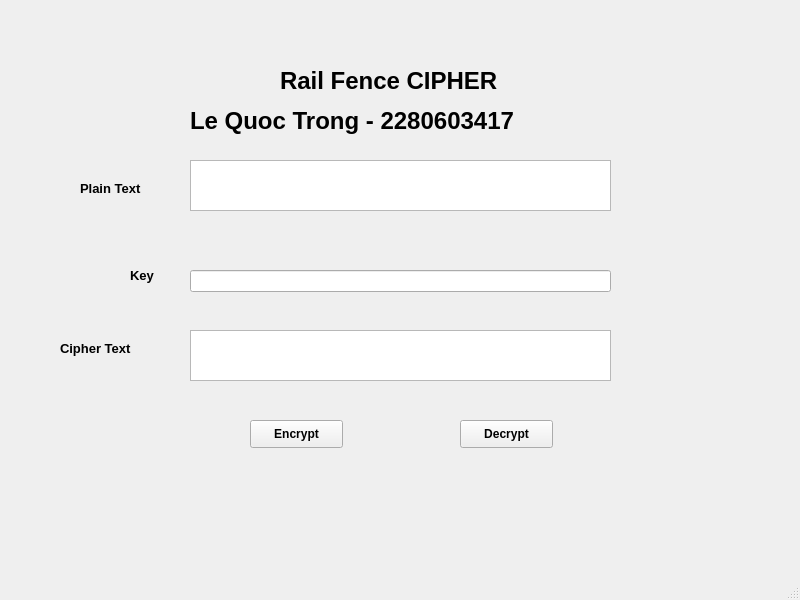
<?xml version="1.0" encoding="UTF-8"?>
<ui version="4.0">
 <class>MainWindow</class>
 <widget class="QMainWindow" name="MainWindow">
  <property name="geometry">
   <rect>
    <x>0</x>
    <y>0</y>
    <width>800</width>
    <height>600</height>
   </rect>
  </property>
  <property name="windowTitle">
   <string>MainWindow</string>
  </property>
  <widget class="QWidget" name="centralwidget">
   <widget class="QLabel" name="label_3">
    <property name="geometry">
     <rect>
      <x>130</x>
      <y>260</y>
      <width>51</width>
      <height>31</height>
     </rect>
    </property>
    <property name="font">
     <font>
      <pointsize>10</pointsize>
      <weight>75</weight>
      <bold>true</bold>
     </font>
    </property>
    <property name="text">
     <string>Key</string>
    </property>
   </widget>
   <widget class="QLabel" name="label">
    <property name="geometry">
     <rect>
      <x>280</x>
      <y>60</y>
      <width>311</width>
      <height>41</height>
     </rect>
    </property>
    <property name="font">
     <font>
      <pointsize>18</pointsize>
      <weight>75</weight>
      <bold>true</bold>
     </font>
    </property>
    <property name="text">
     <string>Rail Fence CIPHER</string>
    </property>
   </widget>
   <widget class="QPushButton" name="btn_encrypt">
    <property name="geometry">
     <rect>
      <x>250</x>
      <y>420</y>
      <width>93</width>
      <height>28</height>
     </rect>
    </property>
    <property name="font">
     <font>
      <weight>75</weight>
      <bold>true</bold>
     </font>
    </property>
    <property name="text">
     <string>Encrypt</string>
    </property>
   </widget>
   <widget class="QLabel" name="text">
    <property name="geometry">
     <rect>
      <x>80</x>
      <y>180</y>
      <width>91</width>
      <height>16</height>
     </rect>
    </property>
    <property name="font">
     <font>
      <pointsize>10</pointsize>
      <weight>75</weight>
      <bold>true</bold>
     </font>
    </property>
    <property name="text">
     <string>Plain Text</string>
    </property>
   </widget>
   <widget class="QTextEdit" name="txt_plain_text">
    <property name="geometry">
     <rect>
      <x>190</x>
      <y>160</y>
      <width>421</width>
      <height>51</height>
     </rect>
    </property>
   </widget>
   <widget class="QPushButton" name="btn_decrypt">
    <property name="geometry">
     <rect>
      <x>460</x>
      <y>420</y>
      <width>93</width>
      <height>28</height>
     </rect>
    </property>
    <property name="font">
     <font>
      <weight>75</weight>
      <bold>true</bold>
     </font>
    </property>
    <property name="text">
     <string>Decrypt</string>
    </property>
   </widget>
   <widget class="QLineEdit" name="txt_key">
    <property name="geometry">
     <rect>
      <x>190</x>
      <y>270</y>
      <width>421</width>
      <height>22</height>
     </rect>
    </property>
   </widget>
   <widget class="QLabel" name="label_4">
    <property name="geometry">
     <rect>
      <x>60</x>
      <y>340</y>
      <width>101</width>
      <height>16</height>
     </rect>
    </property>
    <property name="font">
     <font>
      <pointsize>10</pointsize>
      <weight>75</weight>
      <bold>true</bold>
     </font>
    </property>
    <property name="text">
     <string>Cipher Text</string>
    </property>
   </widget>
   <widget class="QTextEdit" name="txt_cipher_text">
    <property name="geometry">
     <rect>
      <x>190</x>
      <y>330</y>
      <width>421</width>
      <height>51</height>
     </rect>
    </property>
   </widget>
   <widget class="QLabel" name="label_5">
    <property name="geometry">
     <rect>
      <x>190</x>
      <y>100</y>
      <width>451</width>
      <height>41</height>
     </rect>
    </property>
    <property name="font">
     <font>
      <pointsize>18</pointsize>
      <weight>75</weight>
      <bold>true</bold>
     </font>
    </property>
    <property name="text">
     <string>Le Quoc Trong - 2280603417</string>
    </property>
   </widget>
  </widget>
  <widget class="QMenuBar" name="menubar">
   <property name="geometry">
    <rect>
     <x>0</x>
     <y>0</y>
     <width>800</width>
     <height>26</height>
    </rect>
   </property>
  </widget>
  <widget class="QStatusBar" name="statusbar"/>
 </widget>
 <resources/>
 <connections/>
</ui>
